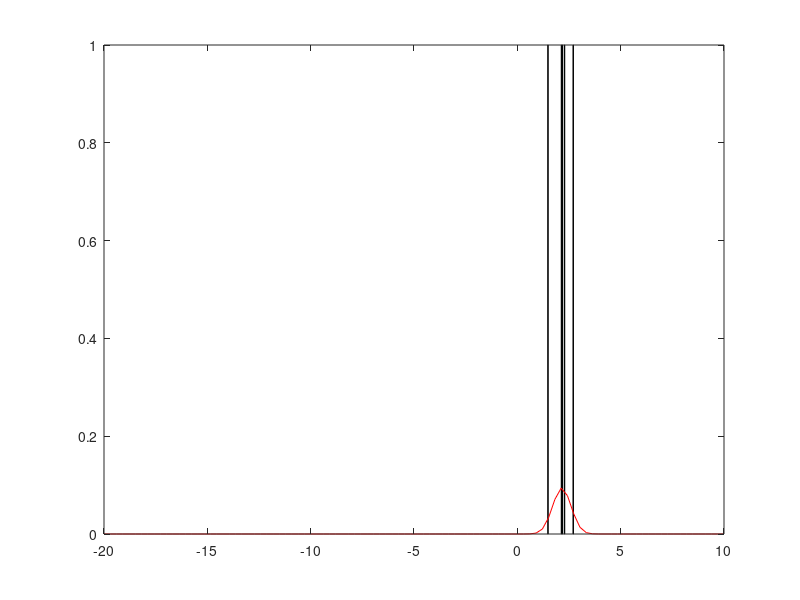

Here is the MATLAB script that generated this plot: (Note: this script raises an error after producing the figure.)
sample = importdata('samples_data_geselecteerd.txt');
sample = sample.data;
time_raw = sample(:,5);

[hts,ctrs] = hist(time_raw, 59);
bar(ctrs,hts,'hist') % plot histogram
area = sum(hts) * (ctrs(2)-ctrs(1));
xx = linspace(-20,10); % geef x range aan
hold on; 
plot(xx,area*normpdf(xx,mean(time_raw),std(time_raw)),'r-') % plot gauss met berekende mean en std

% Correcte significantie maken voor plot 1
xtickformat('%.1f')
ytickformat('%.0f')

% Punt naar comma veranderen voor de de assen van plot 1
x2 = get(gca, 'XTickLabel');
nieuw_x2 = strrep(x2(:),'.',',');
set(gca, 'XTickLabel', nieuw_x2)
y2 = get(gca, 'YTickLabel');
nieuw_y2 = strrep(y2(:),'.',',');
set(gca, 'YTickLabel', nieuw_y2)

mu = mean(time_raw)
sigma = std(time_raw)
sample_omschrijving = sprintf('Sample 15: \\mu = %.3f     \\sigma = %.3f', mu, sigma)

% Correcte plot layout maken
ylabel('Frequentie [-]')
xlabel('Tijd [ns]')
legend('show', 'Location', 'NorthEast', sample_omschrijving, 'Gauss fit', 'Interpreter', 'latex');
grid on
hold off



